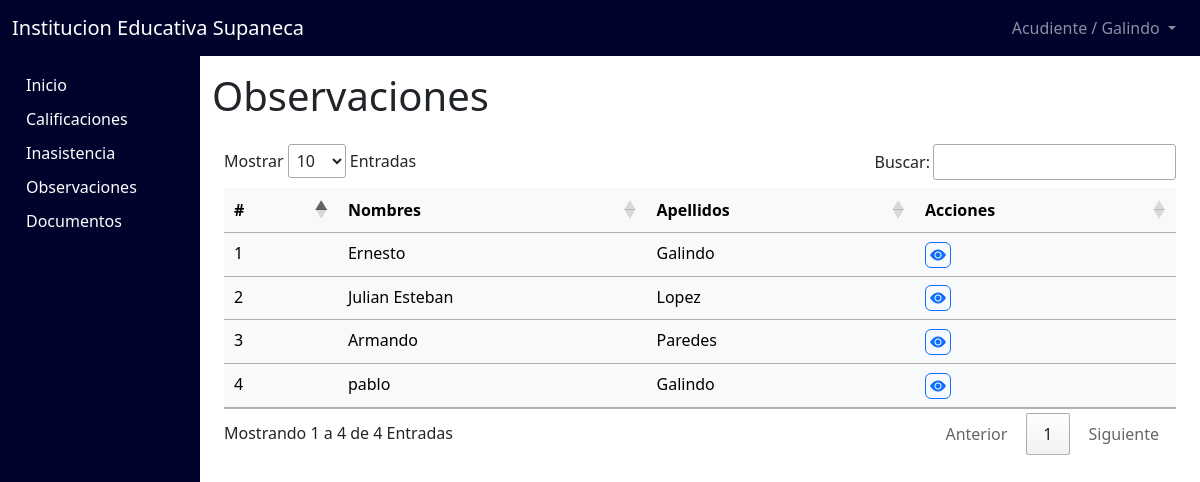
Screenshot of /views/acudiente/observaciones/index.php (signed in) with the database file from the repository.
### tables this page shows
CREATE TABLE `estudiantes` (
  `IdEstudiante` int(11) NOT NULL,
  `NombresEstudiante` varchar(50) NOT NULL,
  `ApellidosEstudiante` varchar(50) NOT NULL,
  `TipoDocumentoEstudiante` varchar(25) NOT NULL,
  `NDocumentoEstudiante` int(25) NOT NULL,
  `FechaNacimientoEstudiante` date NOT NULL,
  `GradoEstudiante` int(50) NOT NULL,
  `idAcudiente` int(11) NOT NULL
);

### views/acudiente/observaciones/views/vistaGeneral.php (called while the page is built)
<?php
    include('../layauts/plantillaInicio.php');
    include('./views/observaciones.php');
    include('../layauts/plantillaFin.php');
?>

### views/acudiente/observaciones/index.php (called while the page is built, shortened)
<?php
    include_once '../../../controller/admin/matricula.php';
    include_once '../../../controller/docente/observaciones.php';
    $EstudianteCTR = new Estudiante();
    include('./views/vistaGeneral.php');

### modules/admin/conexion.php (called while the page is built, shortened)
<?php
    class conexion{
        function conectarDB(){
            $server = 'localhost';
            $user = 'root';
            $pass = 'root';
            $db = 'plataforma';
            $conexion = new mysqli($server,$user,$pass,$db);
            return $conexion;
        }
    }
?>

### controller/admin/matricula.php (called while the page is built, shortened)
<?php
    class Estudiante
    {
        private $EstudiantesModel;
            public function __construct(){
                include_once '../../../modules/admin/estudiantes.php';
                $this->EstudiantesModel = new Estudiantes();
            }
        public function ConsultarEstudiantes($Filtro = false){
            return $this->EstudiantesModel->ConsultarEstudiantes($Filtro);
        }
    }
?>

### modules/admin/estudiantes.php (called while the page is built, shortened)
<?php
    class Estudiantes
    {
        private $DB;
        public function __construct(){
            include_once '../../../modules/admin/conexion.php';
            $conexion = new conexion();
            $this->DB = $conexion->conectarDB();
        }
        public function ConsultarEstudiantes($Filtro = false){
            $response = [];
            $sql = "SELECT E.*, A.NombresAcudiente, A.ApellidosAcudiente
                    FROM estudiantes E
                    INNER JOIN acudientes A ON A.IdAcudiente = E.idAcudiente";
            if($Filtro){
                $sql .= " WHERE {$Filtro}";
            }
            $resultset = $this->DB->query($sql);
            if($resultset){
                while ($row = $resultset->fetch_array()) {
                    $response[] = $row;
                }
            }
            return $response;
        }
    }
?>

### views/acudiente/observaciones/views/observaciones.php (the view, shortened to what this page needs)
<div class="col-10 containerSection">
    <h1 id="tituloObservaciones">Observaciones</h1>
   <div class="container mt-3 mb-3">
        <div class="table-responsive">
            <table id="tabla" class="table table-light mt-3 pt-2">
                <thead class="thead-light">
                    <tr>
                        <th>#</th>
                        <th>Nombres</th>
                        <th>Apellidos</th>
                        <th>Acciones</th>
                    </tr>
                </thead>
                <tbody id="listaE">
                    <?php
                        $Estudiantes = $EstudianteCTR->ConsultarEstudiantes('E.idAcudiente = '.$_SESSION['Id']);
                        $cont = 0;
                        if($Estudiantes){
                            foreach ($Estudiantes as $Estudiante) {
                                $cont++;
                                echo '<tr id="fila'.$cont.'">'
                    ?>
                                <td><?php echo $cont; ?></td>
                                <td><?php echo $Estudiante['NombresEstudiante'];?></td>
                                <td><?php echo $Estudiante['ApellidosEstudiante'];?></td>
                                <td>
                                    <button
                                        type="button"
                                        class="btn btn-outline-primary p-1 p-1 pt-0 pb-0 ConsultarObservacionesEstudiante"
                                        data-id_estudiante="<?php echo $Estudiante['IdEstudiante'];?>"
                                        data-nombre_estudiante="<?php echo $Estudiante['NombresEstudiante'].' '.$Estudiante['ApellidosEstudiante'];?>"
                                        data-tipo_documento="<?php echo $Estudiante['TipoDocumentoEstudiante'];?>"
                                        data-documento="<?php echo $Estudiante['NDocumentoEstudiante'];?>"
                                        data-grado="<?php echo $Estudiante['GradoEstudiante'];?>"
                                    >
                                        <abbr title="Ver"><i class="bi bi-eye-fill"></i></abbr>
                                    </button>
                                </td>
                            </tr>
                    <?php
                            }
                        }
                    ?>
                </tbody>
            </table>
        </div>
   </div>
</div>

### index.css (style rules this page uses)
.containerSection { min-height: calc(100vh - 56px); max-height: calc(100vh - 56px); overflow-y: auto; padding-top: 16px; }

### rows the page displays
estudiantes: NombresEstudiante "Ernesto", ApellidosEstudiante "Galindo"
estudiantes: NombresEstudiante "Julian Esteban", ApellidosEstudiante "Lopez"
estudiantes: NombresEstudiante "Armando", ApellidosEstudiante "Paredes"
estudiantes: NombresEstudiante "pablo", ApellidosEstudiante "Galindo"

### other values shown
$_SESSION['Usuario'] "Galindo"
